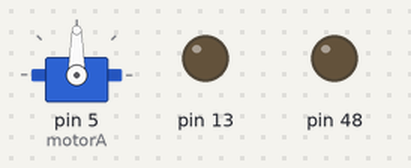
Simulated run of this sketch. Board: Arduino Mega 2560, built with avr-gcc and run on an emulated ATmega2560. Parts: servo, output pins drawn as LEDs (lit = HIGH). The ROS host is connected and sends only what is stated.

Above: at 0.1 s.
Timing chart, 0 to 1.6 s (numbered marks = the images above):
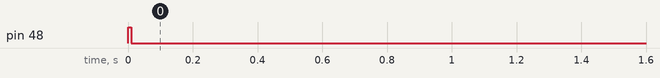

The sketch:

prueba.ino
```cpp
#include <ros.h>
#include <std_msgs/Float32MultiArray.h>
#include <std_msgs/Float32.h>
#include <Servo.h>

ros::NodeHandle  nh;
Servo motorA;

std_msgs::Float32 a;

void callback_function( const std_msgs::Float32MultiArray& toggle_msg){
  //Serial.println(toggle_msg.data[0]);
  a.data = toggle_msg.data[0];

  if (toggle_msg.data[0] < 1.5) {
    //digitalWrite(13, HIGH-digitalRead(13));   // blink
    motorA.writeMicroseconds(1800);   // blink
  }
  else {
    //digitalWrite(13, LOW-digitalRead(13));   // blink
    motorA.writeMicroseconds(1500);
  }
}

ros::Subscriber<std_msgs::Float32MultiArray> sub("vel_motors", callback_function);

std_msgs::Float32 float_msg;
ros::Publisher chatter("chatter", &float_msg);

void setup()
{
  //Serial.begin(4800);
  pinMode(13, OUTPUT);
  motorA.attach(5);
  nh.initNode();
  nh.advertise(chatter);
  nh.subscribe(sub);
  pinMode(48,OUTPUT);
  digitalWrite(48,HIGH);
  delay(10);
  digitalWrite(48,LOW);
}

void loop()
{
  float_msg.data = a.data;
  //float_msg.data[1] = toggle_msg.data[1];
  chatter.publish( &float_msg);
  nh.spinOnce();
  delay(90);
}
```
